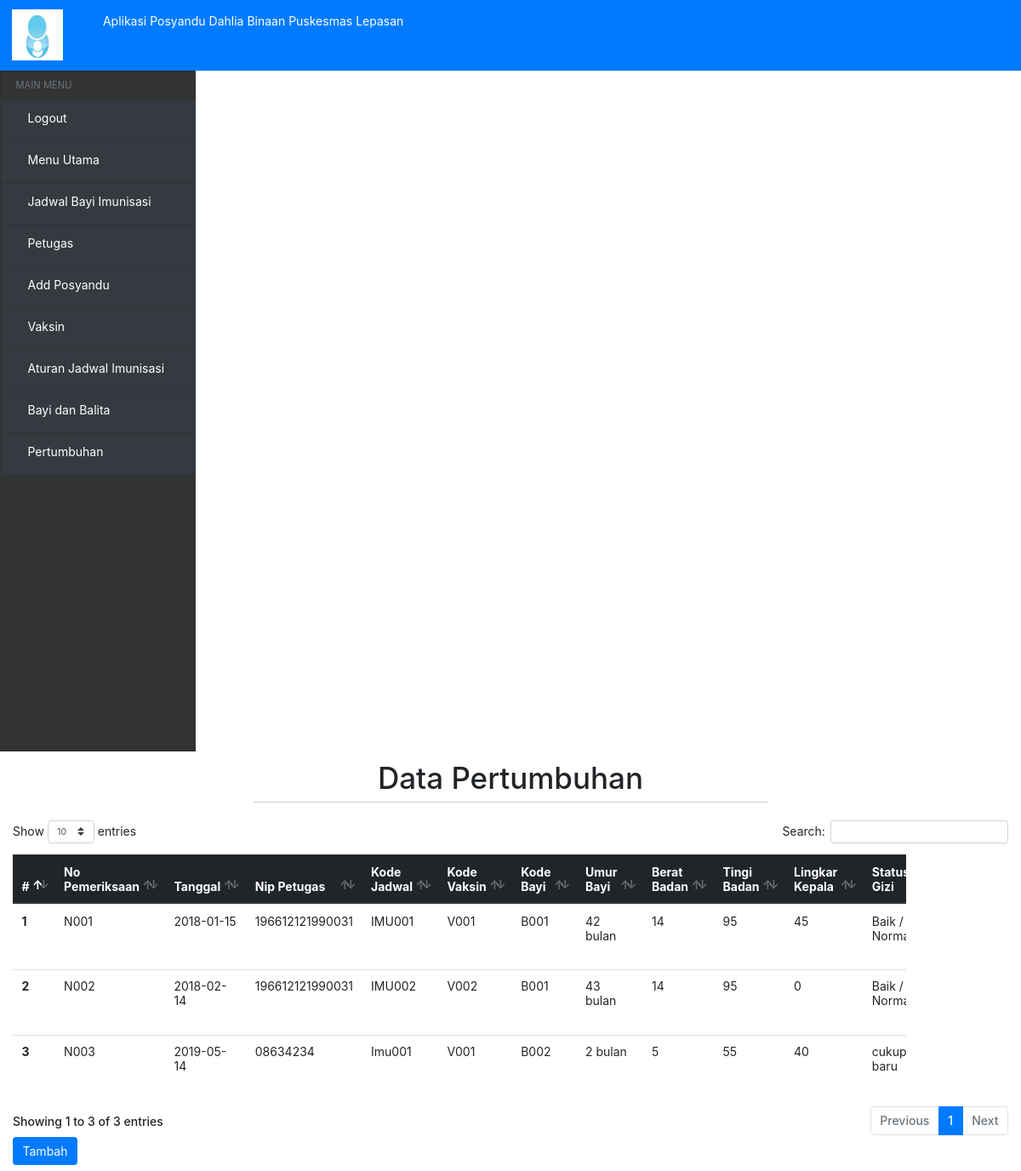
The page /?view=pertumbuhan (signed in) on the database as committed earlier.
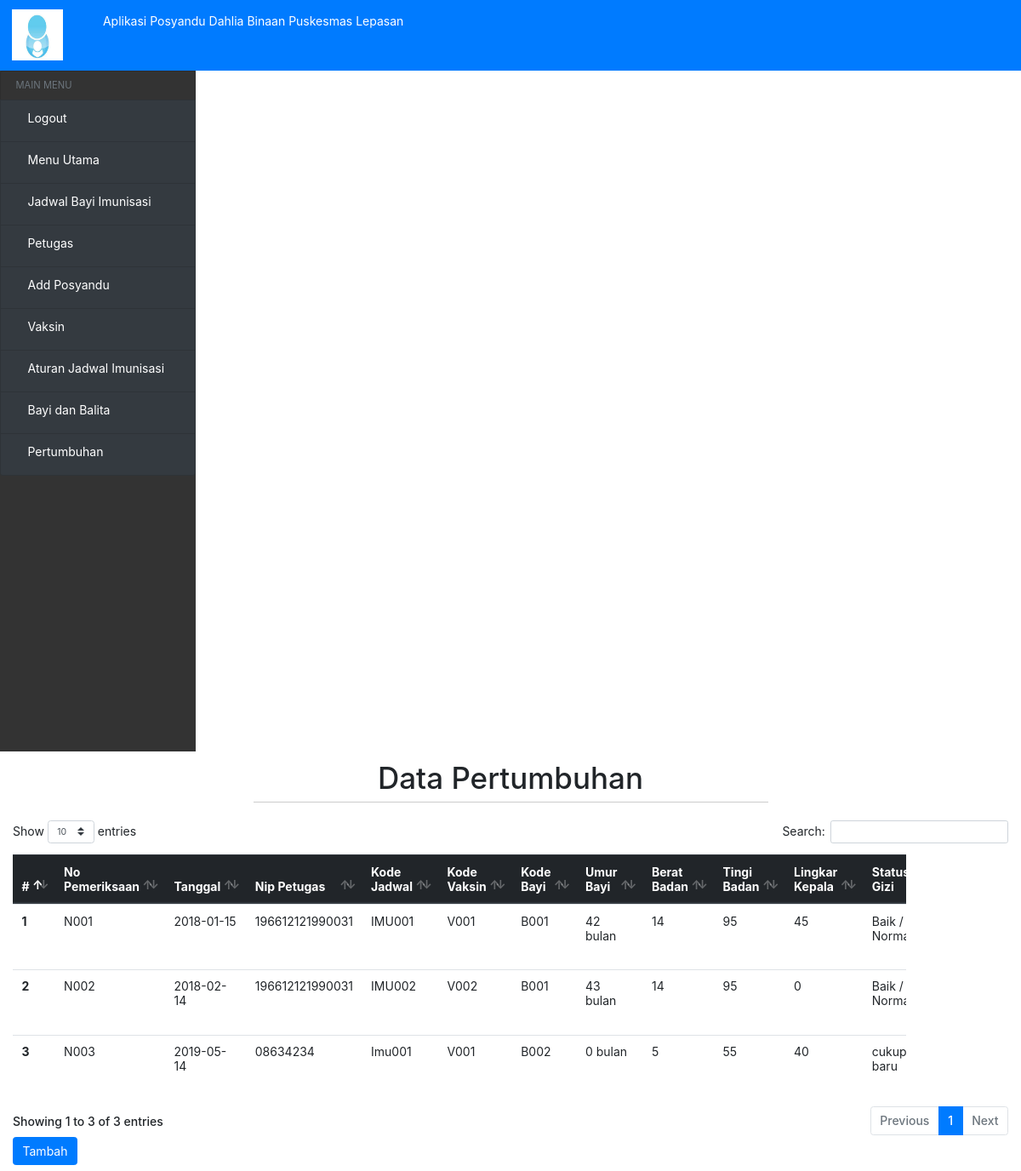
The same page on the database as committed later.
### tables this page shows
CREATE TABLE `pertumbuhan_bayi` (
  `No_pemeriksaan` varchar(10) NOT NULL,
  `Tanggal` date NOT NULL,
  `Nip_petugas` varchar(15) NOT NULL,
  `Kode_jadwal` varchar(10) NOT NULL,
  `Kode_vaksin` varchar(10) NOT NULL,
  `Kode_bayi` varchar(10) NOT NULL,
  `umur_bayi` int(10) NOT NULL,
  `Keterangan` varchar(200) NOT NULL,
  `Keluhan` varchar(200) NOT NULL,
  `Berat_badan` int(10) NOT NULL,
  `Tinggi_badan` int(13) NOT NULL,
  `Lingkar_kepala` int(20) NOT NULL,
  `Keterangan_gizi` varchar(50) NOT NULL,
  `posyandu` varchar(100) NOT NULL
);

### models/admin.php (called while the page is built, shortened)
<?php
class Admin
{
  private $mysqli;
  function __construct($mysqli)
  {
    $this->mysqli = $mysqli;
  }
public function showPertumbuhan(){
  $db = $this->mysqli->conn;
  $sql = "SELECT * FROM pertumbuhan_bayi";
  $query = $db->query($sql);
  return $query;
}
}
?>

### view/pertumbuhan-bayi/pertumbuhan.php (the view, shortened to what this page needs)
<?php if (@$_SESSION['user']) { ?>
<div class="header-hal">
    <h1>Data Pertumbuhan</h1>
    <hr>
</div>
<div class="table-responsive" >
<table class="table table-responsive" id="table" width="1050">
  <thead class="thead-dark">
    <tr>
      <th scope="col">#</th>
      <th scope="col">No Pemeriksaan</th>
      <th scope="col">Tanggal</th>
      <th scope="col">Nip Petugas</th>
      <th scope="col">Kode Jadwal</th>
      <th scope="col">Kode Vaksin</th>
      <th scope="col">Kode Bayi</th>
      <th scope="col">Umur Bayi</th>
      <th scope="col">Berat Badan</th>
      <th scope="col">Tingi Badan</th>
      <th scope="col">Lingkar Kepala</th>
      <th scope="col">Status Gizi</th>
    </tr>
  </thead>
  <tbody>
      <?php
      if (@$_SESSION['kode_bayi']) {
        $data = $objAdmin->showPertumbuhanPengguna($_SESSION['kode_bayi']);
      }else {
        $data = $objAdmin->showPertumbuhan();
      }
     $no = 1;
     while ($a = $data->fetch_object()) {
         ?>
    <tr>
      <th scope="row"><?= $no ?></th>
      <td><?= $a->No_pemeriksaan; ?></td>
      <td><?= $a->Tanggal; ?></td>
      <td><?= $a->Nip_petugas; ?></td>
      <td><?= $a->Kode_jadwal; ?></td>
      <td><?= $a->Kode_vaksin; ?></td>
      <td><?= $a->Kode_bayi; ?></td>
      <td><?= $a->umur_bayi.' bulan'; ?></td>
      <td><?= $a->Berat_badan; ?></td>
      <td><?= $a->Tinggi_badan; ?></td>
      <td><?= $a->Lingkar_kepala; ?></td>
      <td><?= $a->Keterangan_gizi; ?></td>
    </tr>
    <?php
     $no++;
     }
     ?>
  </tbody>
</table>
</div>
<?php if (@$_SESSION['hak_akses'] == 0 || @$_SESSION['hak_akses'] == 3) { ?>
<a href="?view=tambah-pertumbuhan">
    <button type="button" class="btn btn-primary">Tambah</button>
</a>
<?php } ?>
<?php } ?>

Rows that differ between the two databases and show on the page:
changed pertumbuhan_bayi "Imu001": umur_bayi "2" → "0"
